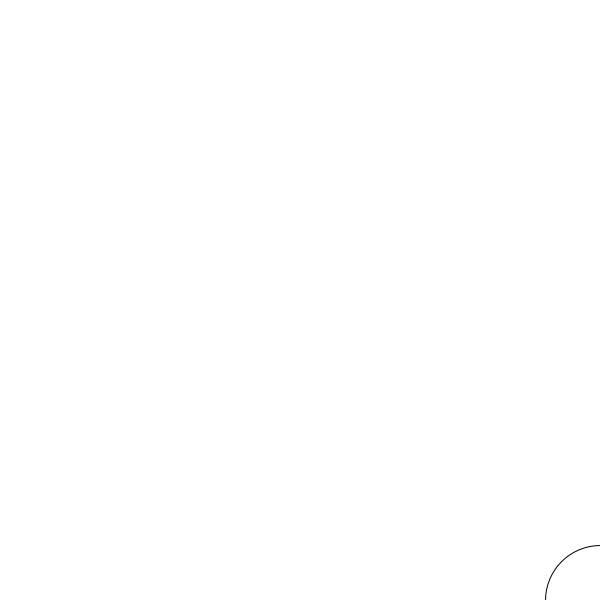
Frame 1 (no input)
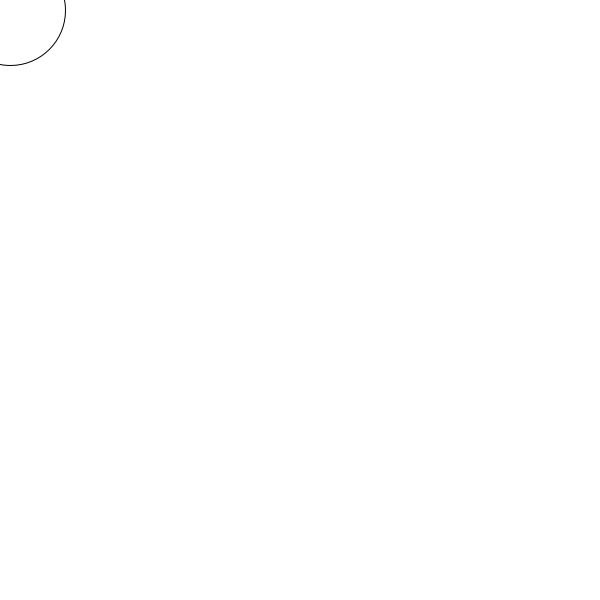
Frame 60 (the mouse pressed at the canvas centre just before this capture)
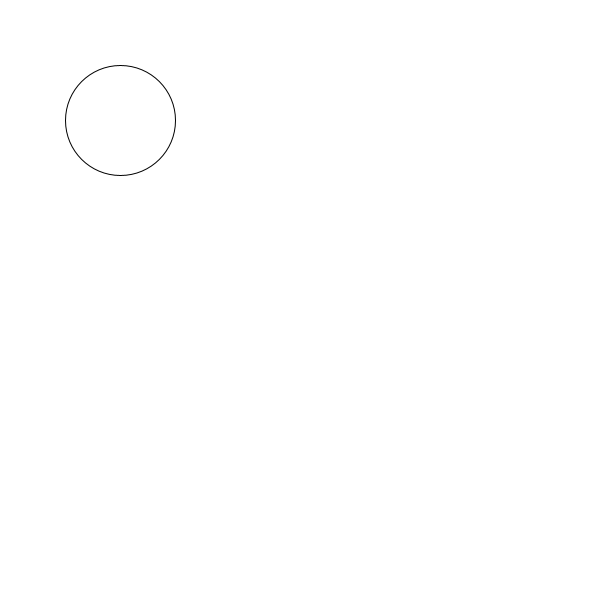
Frame 120 (the mouse held since frame 60 and released just before this capture)

The Processing sketch that drew these frames (run headless with seeded random() and noise(); from frame 60 on, the mouse is pressed at the canvas centre):

// Processing sketch: sketch_260218a
// ── sketch_260218a.pde
//Lawrence Su
//Animation Checkpoint
// Wednesday Feb 18 2026

int x;
int y;

void setup() {
  size(600,600);
  x=600;
  y=600;
}

void draw() {
  background(255);
  ellipse(x,y,110,110);
  x=x-10;
  y=y-10;
  if(x<-100) {
    x=600;
  if(y<-100){
    y=600;
  }
}
}
